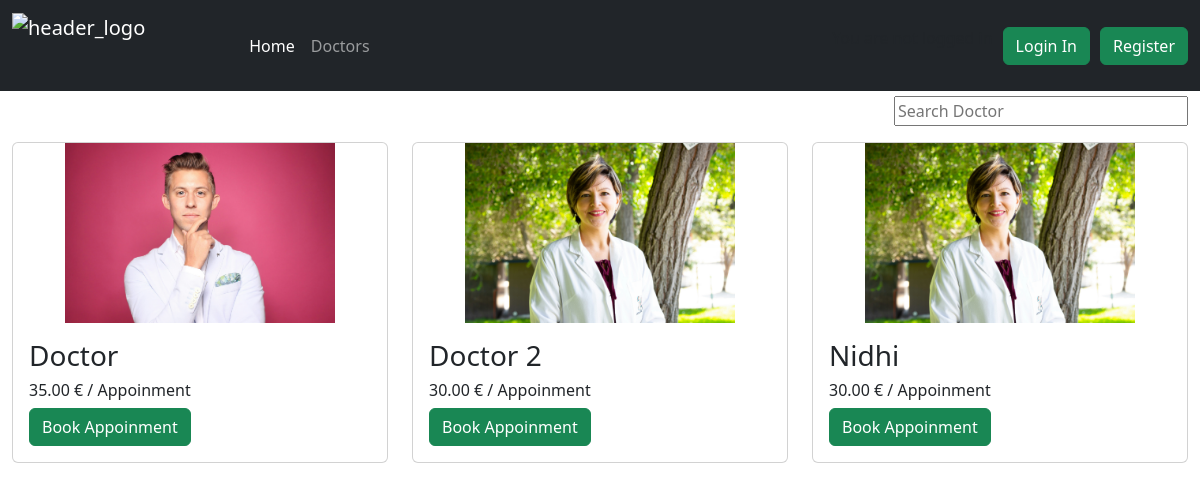
Page /doctors on the committed database.
### doctor_app/models.py (models this page shows, shortened)
class Doctor(models.Model):
    doctor_id = models.AutoField(primary_key=True,db_column='doctor_id')
    name = models.CharField(max_length=100)
    age = models.IntegerField()
    department = models.ForeignKey(DoctorDepartment, on_delete=models.CASCADE,null=False)
    image = models.ImageField(upload_to="images/doctor",default=None)
    cost = models.DecimalField(max_digits=10, decimal_places=2, default=Decimal('0.00'))

### doctor_app/views.py (the view)
# urls.py: path('doctors', views.Doctors, name='doctors'),
def Doctors(request):
     doctors = Doctor.objects.all()
     doctors_context = {'doctors': doctors}
     return render(request, 'doctor_app/doctors.html', doctors_context)

### doctor_app/templates/doctor_app/doctors.html (shortened to what this page needs)
{% extends "doctor_app/base.html" %}
{% load static %}
{% block content %}
<div class="container-fluid">
    <div class="text-end">
    <form name="myform" method="GET" >
        <input type="text" name="search" placeholder="Search Doctor" style="margin-top: 5px; width: 25%;" />
    </form>
    </div>
    {% if doctors %}
    <div class="row" style="margin-top: 1rem;">
        {% for doctor in doctors %}
        <div class="col-md-4 mb-4">
            <div class="card" style="width: 100%;">
                <img class="card-img-top" src="{{ doctor.image.url }}" alt="doctor image" style="width: 100%;height: 15vw;object-fit: contain;">
                <div class="card-body">
                    <h3 class="card-title">{{ doctor.name }}</h3>
                    <h6 class="card-title">{{ doctor.cost }} € / Appoinment</h6>
                    <a href="{% url 'bookDoctorAppoinment' doctor.doctor_id %}" class="btn btn-success">Book Appoinment</a>
                </div>
            </div>
        </div>
        {% endfor %}
    </div>
    {% endif %}
</div>
{% endblock %}

### rows in the picture
Doctor: image (picture), name "Doctor", cost "35.00"
Doctor: image (picture), name "Doctor 2", cost "30.00"
Doctor: image (picture), name "Nidhi", cost "30.00"
